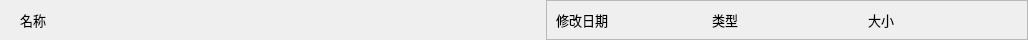
<?xml version="1.0" encoding="UTF-8"?>
<ui version="4.0">
 <class>ViewHeader</class>
 <widget class="QWidget" name="ViewHeader">
  <property name="geometry">
   <rect>
    <x>0</x>
    <y>0</y>
    <width>1028</width>
    <height>40</height>
   </rect>
  </property>
  <property name="sizePolicy">
   <sizepolicy hsizetype="Preferred" vsizetype="Fixed">
    <horstretch>0</horstretch>
    <verstretch>0</verstretch>
   </sizepolicy>
  </property>
  <property name="minimumSize">
   <size>
    <width>0</width>
    <height>40</height>
   </size>
  </property>
  <property name="maximumSize">
   <size>
    <width>16777215</width>
    <height>40</height>
   </size>
  </property>
  <property name="windowTitle">
   <string>Form</string>
  </property>
  <layout class="QHBoxLayout" name="horizontalLayout">
   <property name="leftMargin">
    <number>20</number>
   </property>
   <property name="topMargin">
    <number>0</number>
   </property>
   <property name="rightMargin">
    <number>0</number>
   </property>
   <property name="bottomMargin">
    <number>0</number>
   </property>
   <item>
    <widget class="QLabel" name="text">
     <property name="sizePolicy">
      <sizepolicy hsizetype="Fixed" vsizetype="Preferred">
       <horstretch>0</horstretch>
       <verstretch>0</verstretch>
      </sizepolicy>
     </property>
     <property name="minimumSize">
      <size>
       <width>40</width>
       <height>0</height>
      </size>
     </property>
     <property name="maximumSize">
      <size>
       <width>40</width>
       <height>16777215</height>
      </size>
     </property>
     <property name="font">
      <font>
       <pointsize>10</pointsize>
      </font>
     </property>
     <property name="text">
      <string>名称</string>
     </property>
    </widget>
   </item>
   <item>
    <spacer name="horizontalSpacer">
     <property name="orientation">
      <enum>Qt::Horizontal</enum>
     </property>
     <property name="sizeHint" stdset="0">
      <size>
       <width>475</width>
       <height>20</height>
      </size>
     </property>
    </spacer>
   </item>
   <item>
    <widget class="QFrame" name="frame">
     <property name="frameShape">
      <enum>QFrame::StyledPanel</enum>
     </property>
     <property name="frameShadow">
      <enum>QFrame::Raised</enum>
     </property>
     <layout class="QHBoxLayout" name="horizontalLayout_2">
      <item>
       <widget class="QLabel" name="label">
        <property name="sizePolicy">
         <sizepolicy hsizetype="Fixed" vsizetype="Preferred">
          <horstretch>0</horstretch>
          <verstretch>0</verstretch>
         </sizepolicy>
        </property>
        <property name="minimumSize">
         <size>
          <width>150</width>
          <height>0</height>
         </size>
        </property>
        <property name="maximumSize">
         <size>
          <width>150</width>
          <height>16777215</height>
         </size>
        </property>
        <property name="font">
         <font>
          <pointsize>10</pointsize>
         </font>
        </property>
        <property name="text">
         <string>修改日期</string>
        </property>
       </widget>
      </item>
      <item>
       <widget class="QLabel" name="label_2">
        <property name="sizePolicy">
         <sizepolicy hsizetype="Fixed" vsizetype="Preferred">
          <horstretch>0</horstretch>
          <verstretch>0</verstretch>
         </sizepolicy>
        </property>
        <property name="minimumSize">
         <size>
          <width>150</width>
          <height>0</height>
         </size>
        </property>
        <property name="maximumSize">
         <size>
          <width>150</width>
          <height>16777215</height>
         </size>
        </property>
        <property name="font">
         <font>
          <pointsize>10</pointsize>
         </font>
        </property>
        <property name="text">
         <string>类型</string>
        </property>
       </widget>
      </item>
      <item>
       <widget class="QLabel" name="label_3">
        <property name="sizePolicy">
         <sizepolicy hsizetype="Fixed" vsizetype="Preferred">
          <horstretch>0</horstretch>
          <verstretch>0</verstretch>
         </sizepolicy>
        </property>
        <property name="minimumSize">
         <size>
          <width>150</width>
          <height>0</height>
         </size>
        </property>
        <property name="maximumSize">
         <size>
          <width>150</width>
          <height>16777215</height>
         </size>
        </property>
        <property name="font">
         <font>
          <pointsize>10</pointsize>
         </font>
        </property>
        <property name="text">
         <string>大小</string>
        </property>
       </widget>
      </item>
     </layout>
    </widget>
   </item>
  </layout>
 </widget>
 <resources/>
 <connections/>
</ui>
